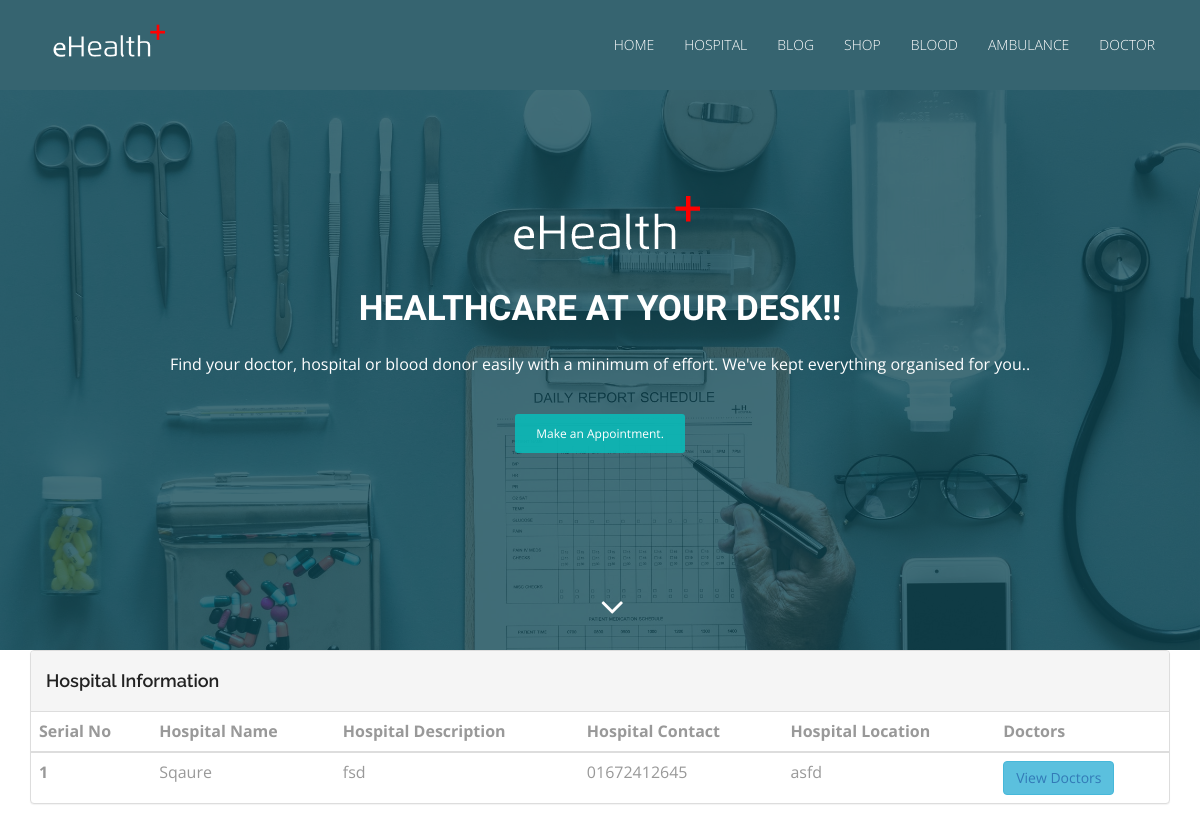
/index.php/welcome/hospital_master, run on an earlier commit of the app's database.
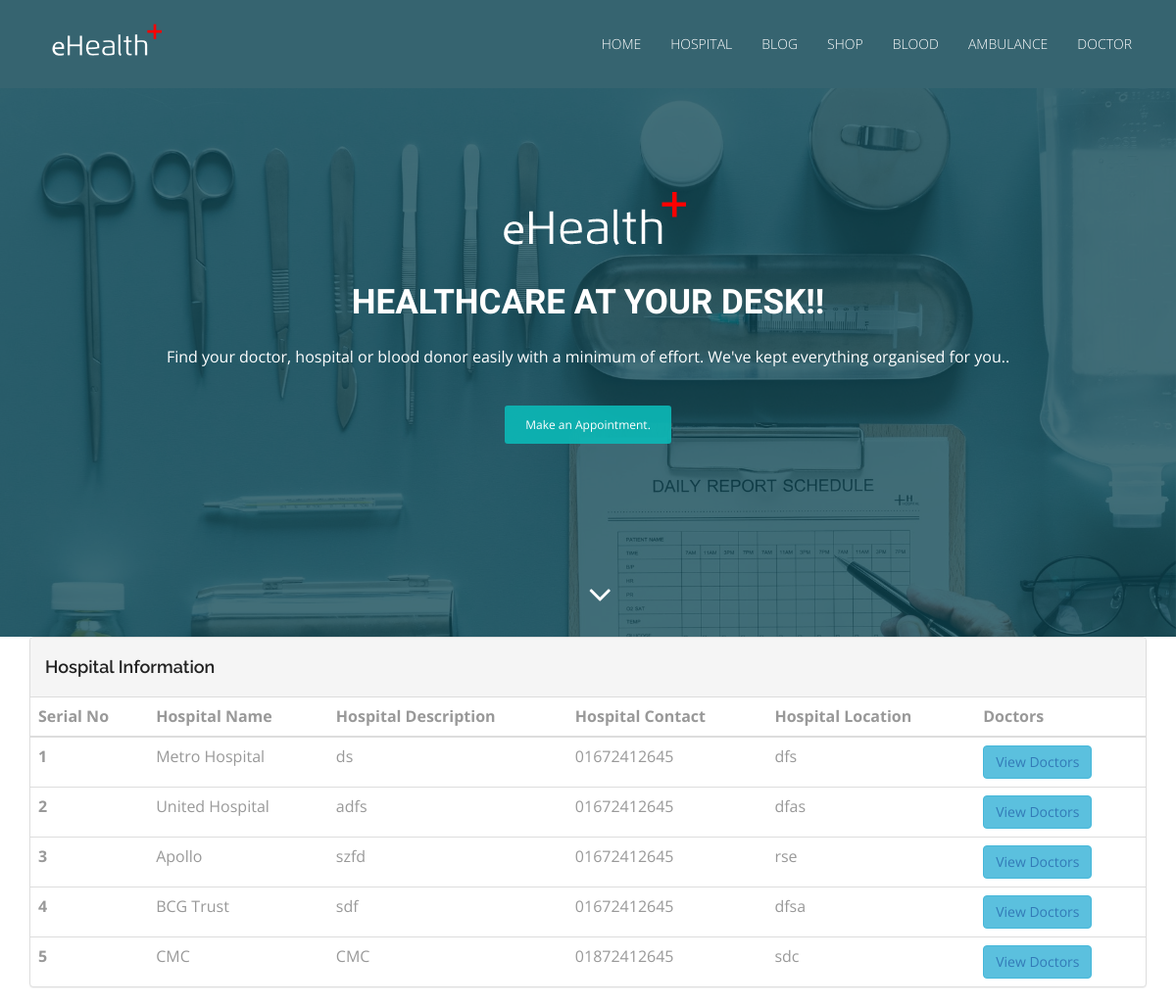
And on a later commit of the database.
### tables this page shows
CREATE TABLE `tbl_hospital` (
  `hospital_id` int(11) NOT NULL,
  `cabin_id` int(11) NOT NULL,
  `hospital_name` varchar(255) NOT NULL,
  `hospital_desc` text NOT NULL,
  `hospital_contact` varchar(16) NOT NULL,
  `hospital_location` text NOT NULL,
  `hospital_status` tinyint(3) NOT NULL
);

### application/controllers/Welcome.php (called while the page is built, shortened)
<?php
class Welcome extends CI_Controller {
    public function __construct()
    {
        $this->load->model('welcome_model');
    }
    public function hospital_master()
    {
        $data = array();
        $data['hospital_list'] =$this->welcome_model->get_all_active_hospitals();
        $this->load->view('pages/hospital_master',$data);
    }
}

### index.php (called while the page is built, shortened)
<?php
require_once BASEPATH.'core/CodeIgniter.php';

### application/models/Welcome_model.php (called while the page is built, shortened)
<?php
class Welcome_model extends CI_Model{
    public function get_all_active_hospitals()
    {
        $result = $this->db->select('*')
            ->from('tbl_hospital')
            ->where('hospital_status',1)
            ->get()
            ->result();
        return $result;
    }
}

### application/views/pages/hospital_master.php (the view, shortened to what this page needs)
<!DOCTYPE html>
<html lang="en">
<head>
    <link rel="stylesheet" type="text/css" href="<?php echo base_url()?>asset/css/font-awesome.min.css">
    <link rel="stylesheet" type="text/css" href="<?php echo base_url()?>asset/css/bootstrap.min.css">
    <link rel="stylesheet" type="text/css" href="<?php echo base_url()?>asset/css/style.css">
</head>
<body id="myPage" data-spy="scroll" data-target=".navbar" data-offset="60">
<section id="banner" class="banner">
    <div class="bg-color">
        <nav class="navbar navbar-default navbar-fixed-top">
            <div class="container">
                <div class="col-md-12">
                    <div class="navbar-header">
                        <a class="navbar-brand" href="#"><img src="<?php echo base_url()?>asset/img/logo.png" class="img-responsive" style="width: 140px; margin-top: -16px;"></a>
                    </div>
                    <div class="collapse navbar-collapse navbar-right" id="myNavbar">
                        <ul class="nav navbar-nav">
                            <li class=""><a href="<?php echo base_url()?>">Home</a></li>
                            <li class=""><a href="<?php echo base_url('welcome/hospital_master')?>">Hospital</a></li>
                            <li class=""><a href="#blog">Blog</a></li>
                            <li class=""><a href="#shop">Shop</a></li>
                            <li class=""><a href="<?php echo base_url('welcome/add_donor_master')?>">Blood</a></li>
                            <li class=""><a href="<?php echo base_url('welcome/add_ambulance_master')?>">Ambulance</a></li>
                            <li class=""><a href="<?php echo base_url('welcome/add_doctor_master')?>">doctor</a></li>
                        </ul>
                    </div>
                </div>
            </div>
        </nav>
        <div class="container">
            <div class="row">
                <div class="banner-info">
                    <div class="banner-logo text-center">
                        <img src="<?php echo base_url()?>asset/img/logo.png" class="img-responsive">
                    </div>
                    <div class="banner-text text-center">
                        <h1 class="white">Healthcare at your desk!!</h1>
                        <p>Find your doctor, hospital or blood donor easily with a minimum of effort. We've kept everything organised for you..</p>
                        <a href="doctorlist.html" class="btn btn-appoint">Make an Appointment.</a>
                    </div>
                    <div class="overlay-detail text-center">
                        <a href="#cta-3"><i class="fa fa-angle-down"></i></a>
                    </div>
                </div>
            </div>
        </div>
    </div>
</section>
<section>
    <div class="container">
        <div class="panel panel-default">
            <div class="panel-heading">  <h4 >Hospital Information</h4></div>
            <table class="table table-dark">
                <thead>
                <tr>
                    <th scope="col">Serial No</th>
                    <th scope="col">Hospital Name</th>
                    <th scope="col">Hospital Description</th>
                    <th scope="col">Hospital Contact</th>
                    <th scope="col">Hospital Location</th>
                    <th scope="col">Doctors</th>
                </tr>
                </thead>
                <tbody>
                <?php
                $i = 1;
                foreach ($hospital_list as $hospital)
                {
                ?>
                    <tr>
                        <th scope="row"><?php echo $i++?></th>
                        <td><?php echo $hospital->hospital_name?></td>
                        <td><?php echo $hospital->hospital_desc?></td>
                        <td><?php echo $hospital->hospital_contact?></td>
                        <td><?php echo $hospital->hospital_location?></td>
                        <td><button type="button" class="btn btn-info"><a href="<?php echo base_url("welcome/add_hospital_doctors/$hospital->hospital_id")?>" target="_blank">
                                    View Doctors</a></button></td>
                    </tr>
                <?php } ?>
                </tbody>
            </table>
        </div>
    </div>
</section>
</body>
</html>

### asset/css/style.css (style rules this page uses)
body { font-family: 'Open Sans', sans-serif; line-height: 20px; color: #999999; font-size: 300; font-size: 16px; }
ol, ul { list-style: none; }
table { border-collapse: collapse; border-spacing: 0; }
h1, h2, h3, h4, h5, h6 { font-family: 'Raleway', sans-serif; font-weight: 600; color: #222222; }
a, a:hover, a:focus, a:active { outline: none; }
.navbar { margin-bottom: 0px; border: 0px; }
.navbar { border-radius: 0px; }
.navbar-default { background-color: #366470; padding: 20px 0; transition: all 0.3s; }
.navbar-default { background-color: #366470; border: 0px; }
.navbar-brand { font-family: 'Chewy', cursive; font-size: 32px; }
.navbar-brand img { padding-top: 2px; width: 120px !important; }
.navbar-default .navbar-brand, .navbar-default .navbar-brand:hover, .navbar-default .navbar-brand:focus { color: cyan; }
.white, .white:hover, .white:focus { color: #fff; width: 100% !important; }
.navbar-default .navbar-nav > li > a { color: #fff ; text-transform: uppercase; font-size: 14px; font-weight: 300; }
#banner { background: url('../img/bg-banner.jpg') no-repeat fixed; background-size: cover; min-height: 650px; position: relative; }
.bg-color { background-color: RGBA(13, 70, 83, 0.78); min-height: 650px; }
.banner-info { padding-top: 190px; }
.banner-logo img { display: inline-block; }
.banner-text { color: #fff; }
.banner-text h1 { font-family: 'Candal', sans-serif; font-size: 35px; text-transform: uppercase; padding-bottom:15px; }
.btn-appoint, .btn-appoint:hover, .btn-appoint:focus { margin-top: 30px; padding: 10px 20px; font-size: 12px; background-color: rgba(12, 184, 182, 0.91); border-radius: 3px; color: #fff; }
.overlay-detail a i { text-align: center; position: absolute; bottom: 25px; font-size: 38px; color: #fff; margin: 0 auto; }
td { border: 0px solid #ededed; border-top: 1px solid rgba(216, 216, 216, 0.5); padding: 6px 10px 6px 0; }
.white { color: #fff; }

What changed in the data, as far as the page shows it:
removed tbl_hospital: hospital_name "Sqaure", hospital_desc "fsd", hospital_contact "01672412645", hospital_location "asfd"
added tbl_hospital: hospital_name "Metro Hospital", hospital_desc "ds", hospital_contact "01672412645", hospital_location "dfs"
added tbl_hospital: hospital_name "United Hospital", hospital_desc "adfs", hospital_contact "01672412645", hospital_location "dfas"
added tbl_hospital: hospital_name "Apollo", hospital_desc "szfd", hospital_contact "01672412645", hospital_location "rse"
added tbl_hospital: hospital_name "BCG Trust", hospital_desc "sdf", hospital_contact "01672412645", hospital_location "dfsa"
added tbl_hospital: hospital_name "CMC", hospital_desc "CMC", hospital_contact "01872412645", hospital_location "sdc"
